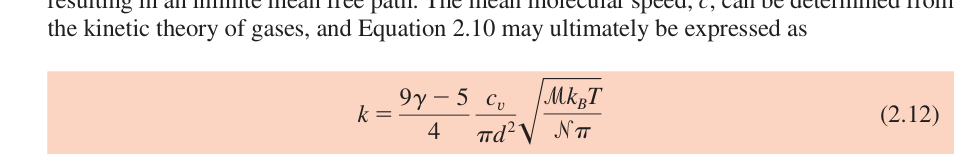
#> input picture heat/images/ch02/_eq_eq-2-12.png, 973 x 166 px
$ python ch06_ascii.py --file ../../heat/images/ch02/_eq_eq-2-12.png
#> lines starting #> are read from the running program, lines starting #| are printed output that depends on the picture
"""极客项目 ch06：ASCII 艺术图（原书 6 章）"""

import sys, random, argparse
import numpy as np
import math

from PIL import Image

# gray scale level values from:
# http://paulbourke.net/dataformats/asciiart/

# 70 levels of gray
gscale1 = "$@B%8&WM#*oahkbdpqwmZO0QLCJUYXzcvunxrjft/\\|()1{}[]?-_+~<>i!lI;:,\"^`'. "
# 10 levels of gray
gscale2 = '@%#*+=-:. '

def getAverageL(image):
    """Given PIL Image, return average value of grayscale value"""
    im = np.array(image)
    w, h = im.shape
    return np.average(im.reshape(w*h))

def covertImageToAscii(fileName, cols, scale, moreLevels):
    """Given Image and dims (rows, cols) returns an m*n list of Images
    （函数名 covertImageToAscii 为原书如此）"""
#> called with fileName = '../../heat/images/ch02/_eq_eq-2-12.png', cols = 80, scale = 0.43, moreLevels = False
    global gscale1, gscale2
    # open image and convert to grayscale
    image = Image.open(fileName).convert('L')
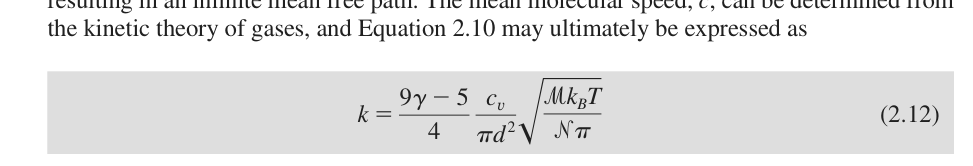
#> image: PIL image 973x166 L; min 32, max 255, mean 230.4
    # store dimensions
    W, H = image.size[0], image.size[1]
#> W = 973; H = 166
    print("input image dims: %d x %d" % (W, H))
#| input image dims: 973 x 166
    # compute width of tile (浮点除法避免截断误差，原书如此)
    w = W/cols
#> w = 12.16
    # compute tile height based on aspect ratio and scale
    h = w/scale
#> h = 28.28
    # compute number of rows
    rows = int(H/h)
#> rows = 5

    print("cols: %d, rows: %d" % (cols, rows))
#| cols: 80, rows: 5
    print("tile dims: %d x %d" % (w, h))
#| tile dims: 12 x 28

    # check if image size is too small
    if cols > W or rows > H:
        print("Image too small for specified cols!")
        exit(0)

    # ascii image is a list of character strings
    aimg = []
    for j in range(rows):
        y1 = int(j*h)
        y2 = int((j+1)*h)
        # correct last tile
        if j == rows-1:
            y2 = H
        # append an empty string
        aimg.append("")
        for i in range(cols):
            x1 = int(i*w)
            x2 = int((i+1)*w)
            # correct last tile
            if i == cols-1:
                x2 = W
            # crop image to extract tile
            img = image.crop((x1, y1, x2, y2))
            # get average luminance
            avg = int(getAverageL(img))
            # look up ascii char
            if moreLevels:
                gsval = gscale1[int((avg*69)/255)]
            else:
                gsval = gscale2[int((avg*9)/255)]
            # append ascii char to string
            aimg[j] += gsval

    return aimg

def main():
    descStr = "This program converts an image into ASCII art."
    parser = argparse.ArgumentParser(description=descStr)
    parser.add_argument('--file', dest='imgFile', required=True)
    parser.add_argument('--scale', dest='scale', required=False)
    parser.add_argument('--out', dest='outFile', required=False)
    parser.add_argument('--cols', dest='cols', required=False)
    parser.add_argument('--morelevels', dest='moreLevels', action='store_true')
    args = parser.parse_args()

    imgFile = args.imgFile
    # set output file
    outFile = 'out.txt'
    if args.outFile:
        outFile = args.outFile
    # 0.43 适合 Courier 字体
    scale = 0.43
    if args.scale:
        scale = float(args.scale)
    # set cols
    cols = 80
    if args.cols:
        cols = int(args.cols)

    print('generating ASCII art...')
    aimg = covertImageToAscii(imgFile, cols, scale, args.moreLevels)

    f = open(outFile, 'w')
    for row in aimg:
        f.write(row + '\n')
#> this loop made 5 passes
    f.close()
    print("ASCII art written to %s" % outFile)
    # 输出到屏幕
    for row in aimg:
        print(row)

if __name__ == '__main__':
    main()

$ run again, on heat/images/ch02/_eq_eq-2-29.png
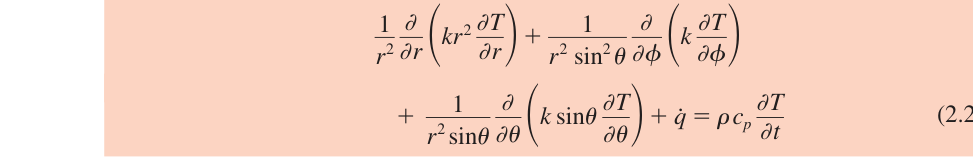
#> input picture heat/images/ch02/_eq_eq-2-29.png, 973 x 166 px
#> in covertImageToAscii, `image = Image.open(fileName).convert('L')`:
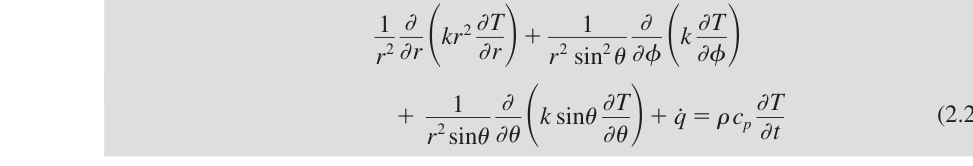
#> image: PIL image 973x166 L; min 32, max 255, mean 222.7
#| input image dims: 973 x 166
#| cols: 80, rows: 5
#| tile dims: 12 x 28
#> the loop in main, `for row in aimg:` made 5 passes

$ run again, on heat/images/ch02/_eq_eq-2-7.png
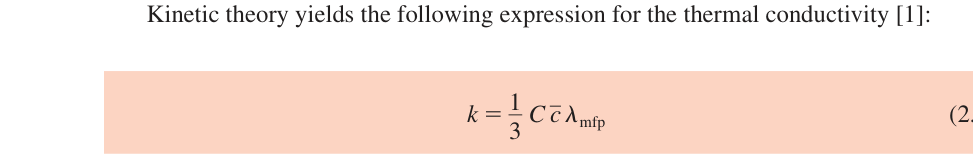
#> input picture heat/images/ch02/_eq_eq-2-7.png, 973 x 166 px
#> in covertImageToAscii, `image = Image.open(fileName).convert('L')`:
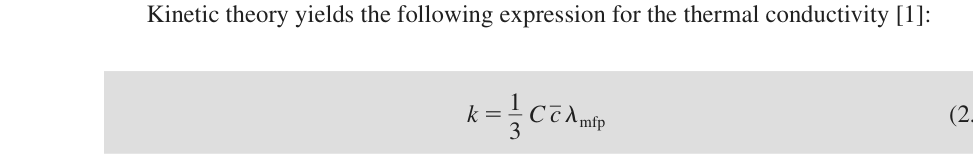
#> image: PIL image 973x166 L; min 32, max 255, mean 235.4
#| input image dims: 973 x 166
#| cols: 80, rows: 5
#| tile dims: 12 x 28
#> the loop in main, `for row in aimg:` made 5 passes
